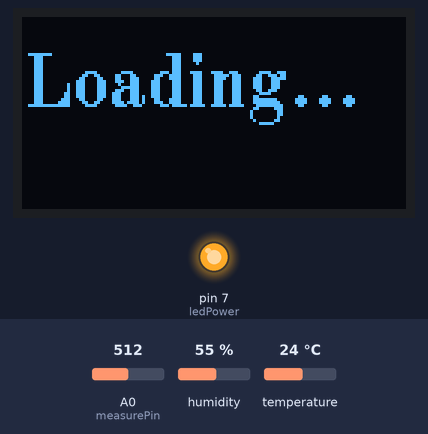
The sketch below on a simulated Arduino Uno, built with avr-gcc and run on an emulated ATmega328P. Parts: 128×64 one-colour display, output pins drawn as LEDs (lit = HIGH). Inputs (shaded band) come from the test bench; at power-on: A0 (measurePin) = 512, humidity 55 %, temperature 24 °C. What the sketch prints to the serial monitor is not drawn.

Above: at 1.8 s.
1.9 s: A0 (measurePin) set to 716
At 4.9 s:
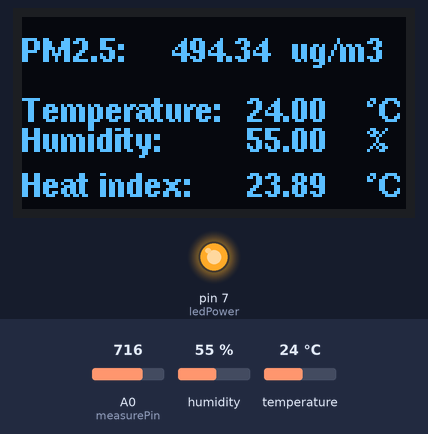
5.2 s: humidity set to 22 %
At 8.7 s:
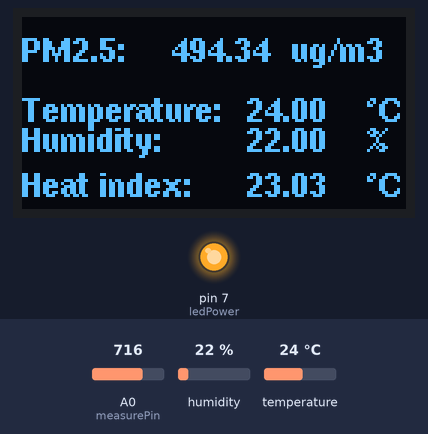
9.9 s: temperature set to 12 °C
At 12.2 s:
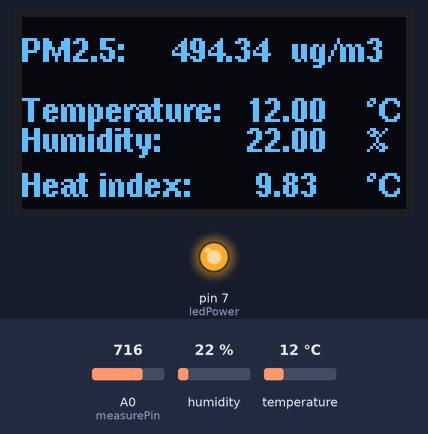
13.0 s: A0 (measurePin) set to 900
At 15.1 s:
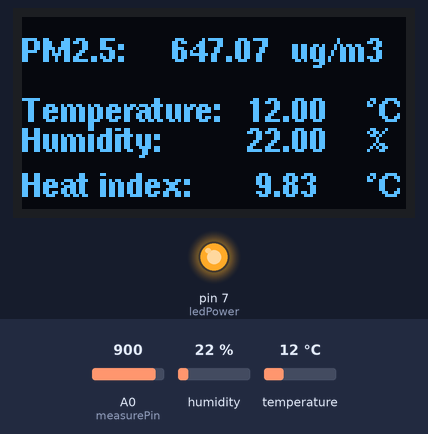
16.1 s: humidity set to 40 %
At 18.3 s:
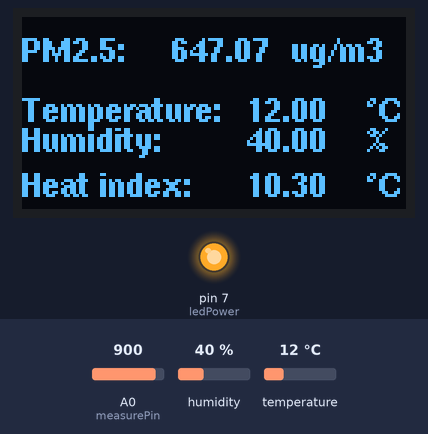
19.2 s: A0 (measurePin) set to 1023
At 21.7 s:
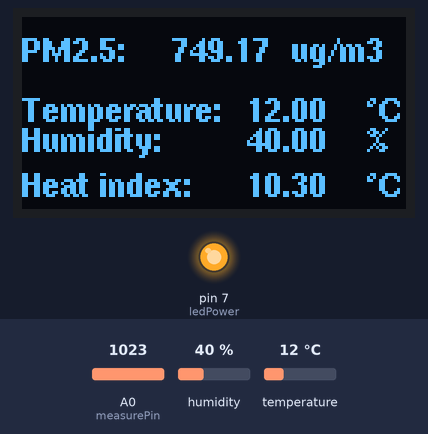
Timing chart, 0 to 23.2 s (numbered marks = the images above; inputs shaded):
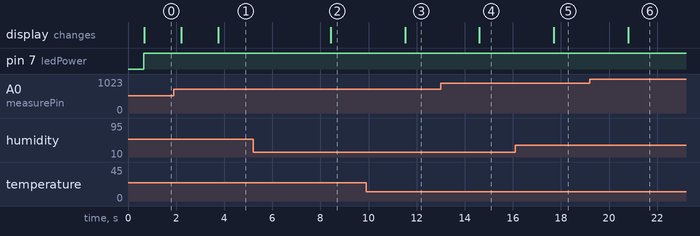

The sketch:

OLED_PM25_TEMP.ino
```cpp
/*-----Library-----*/
#include <DHT.h>
#include <U8glib.h>
U8GLIB_SSD1306_128X64 u8g(U8G_I2C_OPT_NONE);

/*-----DHT Setup-----*/
#define DHTPIN 4
#define DHTTYPE DHT22
DHT dht(DHTPIN, DHTTYPE);

/*-----GP2Y-1010 Setup-----*/
int measurePin = 0;
int ledPower = 7;

int samplingTime = 280;
int deltaTime = 40;
int sleepTime = 9680;

float voMeasured = 0;
float calcVoltage = 0;
float dustDensity = 0;

/*-----Char Setup-----*/
char str[10];

void drawTest()
{
  u8g.setFont(u8g_font_osb18);
  u8g.drawStr( 0, 30, "Loading...");
}

void setup()
{
  Serial.begin(9600);
  delay(500);
  Serial.println("Loading...");
  dht.begin();
  u8g.firstPage();
  u8g.nextPage();
  pinMode(ledPower,OUTPUT);


  do
  {
    drawTest();
  } while(u8g.nextPage());
}

void loop()
{
/*-----GP2Y-1010 Setup-----*/
  digitalWrite(ledPower,LOW); // power on the LED
  delayMicroseconds(samplingTime);

  voMeasured = analogRead(measurePin); // read the dust value

  delayMicroseconds(deltaTime);
  digitalWrite(ledPower,HIGH); // turn the LED off
  delayMicroseconds(sleepTime);

  // 0 - 5V mapped to 0 - 1023 integer values
  // recover voltage
  calcVoltage = voMeasured * (5.0 / 1024.0);

  // linear eqaution taken from http://www.howmuchsnow.com/arduino/airquality/
  // Chris Nafis (c) 2012
  dustDensity = 0.17 * calcVoltage - 0.1;

  Serial.print("Raw Signal Value (0-1023): ");
  Serial.print(voMeasured);

  Serial.print(" - Voltage: ");
  Serial.print(calcVoltage);

  Serial.print(" - Dust Density: ");
  Serial.print(dustDensity * 1000); // 這裡將數值呈現改成較常用的單位( ug/m3 )
  Serial.println(" ug/m3 ");

  delay(1000);
  //wait a second for measure temp.

  float h = dht.readHumidity();
  float t = dht.readTemperature();
  float f = dht.readTemperature(true);  //"true" means Fahrenheit

  //Check sensor works!
  if(isnan(h)||isnan(t)||isnan(f))
  {
    Serial.println("Please push the RESET button");
    return;
  }

  //heat index
  float hi = dht.computeHeatIndex(f,h);

  //turn heat index from FahrenHeit to Centigrade
  float hi2 = (hi-32)*5/9;

  /*-----Print in Monitor-----*/
  Serial.print("Humidity: ");
  Serial.print(h);
  Serial.print(" %\t");

  Serial.print("Temperature: ");
  Serial.print(t);
  Serial.print(" *C\t ");
  /*
  Serial.print(f);
  Serial.print(" *F\t");
  */
  Serial.print("Heat index: ");
  Serial.print(hi2);
  Serial.println(" *C");

  /*-----print in OLED-----*/

  u8g.firstPage();
  do {

    u8g.setFont(u8g_font_helvB08);

    u8g.drawStr( 0, 15, "PM2.5:");
    u8g.drawStr( 50, 15, dtostrf(dustDensity * 1000, 5, 2, str));
    u8g.drawStr( 90, 15, "ug/m3");

    u8g.drawStr( 0, 35, "Temperature:");
    u8g.drawStr( 75, 35, dtostrf(t, 5, 2, str));
    u8g.drawStr( 115, 35, "\260C");

    u8g.drawStr( 0, 45, "Humidity:");
    u8g.drawStr( 75, 45, dtostrf(h, 5, 2, str));
    u8g.drawStr( 115, 45, "%");

    u8g.drawStr( 0, 60, "Heat index:");
    u8g.drawStr( 75, 60, dtostrf(hi2, 5, 2, str));
    u8g.drawStr( 115, 60, "\260C");

  } while( u8g.nextPage() );
}
```

Measured:
- after the input at 1.9 s, the display: first differs from a run without the input after 1.9 s (image 1)
- after the input at 5.2 s, the display: changes after 3.2 s (image 2)
- after the input at 9.9 s, the display: changes after 1.6 s (image 3)
- after the input at 13.0 s, the display: changes after 1.6 s (image 4)
- after the input at 16.1 s, the display: changes after 1.6 s (image 5)
- after the input at 19.2 s, the display: changes after 1.6 s (image 6)
